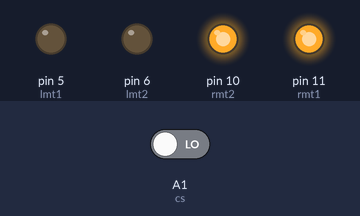
Simulated run of this sketch. Board: Arduino Uno, built with avr-gcc and run on an emulated ATmega328P. Shown: output pins drawn as LEDs (lit = HIGH). The inputs (shaded band) are chosen by the test bench; at power-on: A1 (cs) LOW.

Above: at 1.2 s.
1.3 s: A1 (cs) driven HIGH
At 1.8 s:
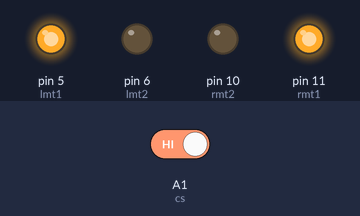
2.8 s: A1 (cs) driven LOW
At 4.2 s:
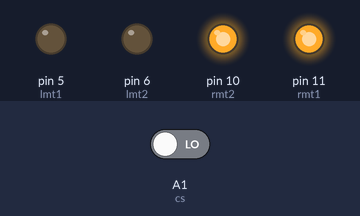
Timing chart, 0 to 5.8 s (numbered marks = the images above; inputs shaded):
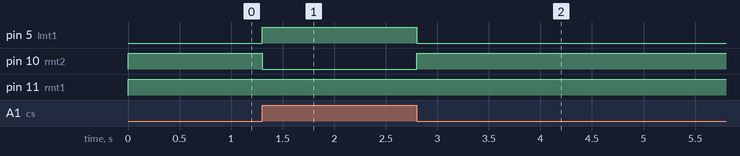

Measured:
- after the input at 1.3 s, pin 5 (lmt1): LOW → HIGH at once; pin 10 (rmt2): HIGH → LOW at once
- after the input at 2.8 s, pin 5 (lmt1): HIGH → LOW at once; pin 10 (rmt2): LOW → HIGH at once

The sketch:

interfacing_sensor_and_motor.ino
```cpp
int cs=A1;
int csv;
int lmt1=5,lmt2=6,rmt1=11,rmt2=10;
void setup()
{
 pinMode(cs,INPUT);
 pinMode(lmt1,OUTPUT);
 pinMode(lmt2,OUTPUT);
 pinMode(rmt1,OUTPUT);
 pinMode(rmt2,OUTPUT);
}
void loop()
{
 csv=digitalRead(cs);
 if(csv==HIGH)
{
 forward();
}
else
{
 Stop();
}
}
 void forward()
{
 digitalWrite(lmt1,HIGH);
 digitalWrite(lmt2,LOW);
 digitalWrite(rmt1,HIGH);
 digitalWrite(rmt2,LOW);
}
  void Stop()
{
 digitalWrite(lmt1,LOW);
 digitalWrite(lmt2,LOW);
 digitalWrite(rmt1,HIGH);
 digitalWrite(rmt2,HIGH);
}
```
